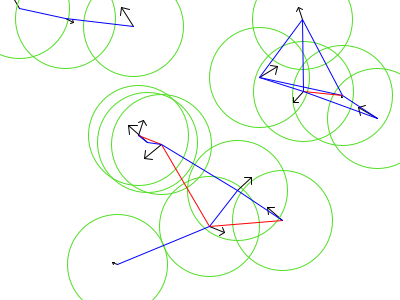
Frame 1 (no input)
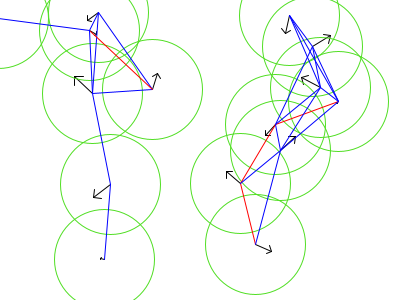
Frame 60 (the mouse pressed at the canvas centre just before this capture)
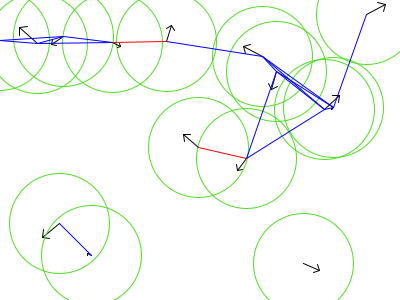
Frame 120 (the mouse held since frame 60 and released just before this capture)

The Processing sketch that drew these frames (run headless with seeded random() and noise(); from frame 60 on, the mouse is pressed at the canvas centre):

// Processing sketch: processing_152583
// ── processing_152583.pde

int num;
float[] X;
float[] Y;
float[] InX;
float[] InY;
int radius;
void setup(){
   size(400,300);
   num = 15;
   X = new float[num];
   Y = new float[num];
   InX = new float[num];
   InY = new float[num];
   for(int i = 0; i < num; i++){
      X[i] = random(width);
      Y[i] = random(height);
      InX[i] = random(-1,1);
      InY[i] = random(-1,1);
   }   
   radius = 100 ;

}
void draw(){
     background(255);
     for(int i = 0; i < num;i++){
        X[i]+=InX[i];
        Y[i]+=InY[i];
         if(X[i]>width || X[i]<0){
           InX[i]  = InX[i] > 0? -random(1):random(1);
         }
         if(Y[i]>height || Y[i]<0){
            InY[i]  = InY[i] > 0? -random(1):random(1);
         }       
         drawCircle(X[i],Y[i],InX[i],InY[i]);
     }      
     for(int i = 0;i < num;i++){
       for(int j = 0; j < i;j++){
         float distance = dist(X[i],Y[i],X[j],Y[j]);
          if(distance < radius){
            if(i%2 ==0 ||j%2 ==0){
               stroke(0,0,255);
            }
            else{
               stroke(255,0,0);
            }
          line(X[i],Y[i],X[j],Y[j]);
          }
       }
     }
     
}
void drawCircle(float x,float y,float dx,float dy){
   //point
   stroke(0,0,255);
   stroke(2);
   point(x,y);
   float endX = x + (dx*20);
   float endY = y + (dy*20);
   float atX = x + (dx*15);
   float atY = y + (dy*15); 
   
   line(x,y,endX,endY);
   line(endX,endY,atX + (dy*5),atY-(dx*5));
   line(endX,endY,atX - (dy*5),atY+(dx*5));
   noFill();
   stroke(#51DE24);
   ellipse(x,y,radius,radius);
}
